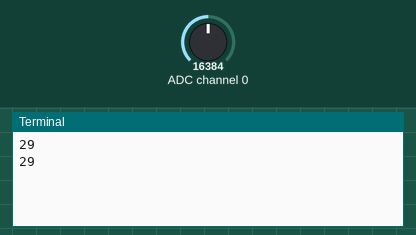
A program run on a simulated Raspberry Pi (BCM pin numbers). On the bench: the last lines printed to the terminal. The test bench sets the inputs (shaded band); at power-on: ADC channel 0 = 16384 (analog values on the 0–32767 scale).

Above: at 1.2 s.
1.3 s: ADC channel 0 set to 22936
At 1.9 s:
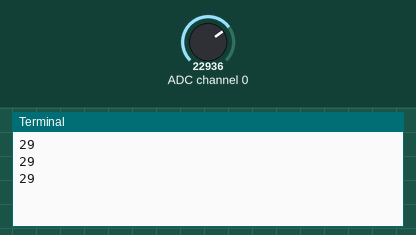
2.8 s: ADC channel 0 set to 28834
At 3.5 s:
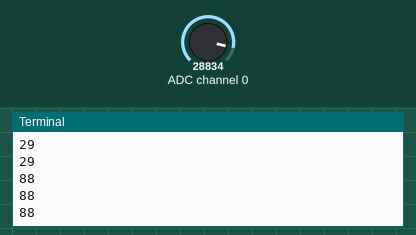
Timing chart, 0 to 5.8 s (numbered marks = the images above; inputs shaded):
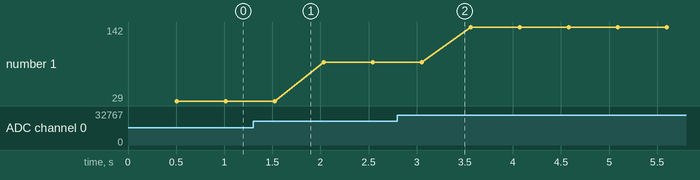

Measured:
- plotted number 1: 29 → 88 after the input at 1.3 s, 88 → 142 after the input at 2.8 s

The program:

ADCpotenciometro2.py
```python
import Adafruit_ADS1x15
import time

adc=Adafruit_ADS1x15.ADS1115()
GAIN=1#Para leer valores entre 0 y 4.096
i=1
while i==1:
    value=adc.read_adc(0,gain=GAIN)
    #value1=adc.read_adc(3, gain=GAIN)
    time.sleep(0.5)
    value=240/26368*value-120
    #print(value,value1)
    print(int(value))
```
